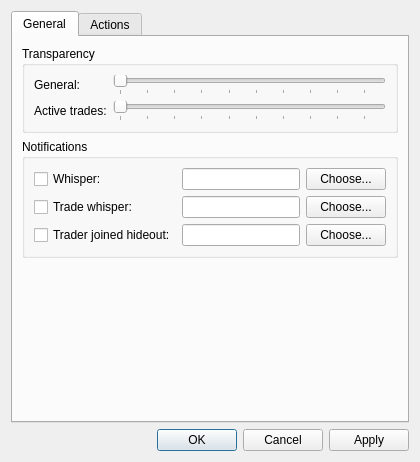
<?xml version="1.0" encoding="UTF-8"?>
<ui version="4.0">
 <class>SettingsDialog</class>
 <widget class="QDialog" name="SettingsDialog">
  <property name="geometry">
   <rect>
    <x>0</x>
    <y>0</y>
    <width>420</width>
    <height>462</height>
   </rect>
  </property>
  <property name="windowTitle">
   <string>Dialog</string>
  </property>
  <layout class="QVBoxLayout" name="verticalLayout">
   <item>
    <widget class="QTabWidget" name="tabWidget">
     <property name="currentIndex">
      <number>0</number>
     </property>
     <widget class="QWidget" name="tab">
      <attribute name="title">
       <string>General</string>
      </attribute>
      <layout class="QVBoxLayout" name="verticalLayout_2">
       <item>
        <widget class="QGroupBox" name="groupBox">
         <property name="title">
          <string>Transparency</string>
         </property>
         <layout class="QFormLayout" name="formLayout">
          <item row="0" column="0">
           <widget class="QLabel" name="label_3">
            <property name="text">
             <string>General:</string>
            </property>
           </widget>
          </item>
          <item row="0" column="1">
           <widget class="QSlider" name="horizontalSlider">
            <property name="maximum">
             <number>95</number>
            </property>
            <property name="orientation">
             <enum>Qt::Horizontal</enum>
            </property>
            <property name="tickPosition">
             <enum>QSlider::TicksBelow</enum>
            </property>
            <property name="tickInterval">
             <number>10</number>
            </property>
           </widget>
          </item>
          <item row="1" column="0">
           <widget class="QLabel" name="label_4">
            <property name="text">
             <string>Active trades:</string>
            </property>
           </widget>
          </item>
          <item row="1" column="1">
           <widget class="QSlider" name="horizontalSlider_2">
            <property name="maximum">
             <number>95</number>
            </property>
            <property name="orientation">
             <enum>Qt::Horizontal</enum>
            </property>
            <property name="tickPosition">
             <enum>QSlider::TicksBelow</enum>
            </property>
            <property name="tickInterval">
             <number>10</number>
            </property>
           </widget>
          </item>
         </layout>
        </widget>
       </item>
       <item>
        <widget class="QGroupBox" name="groupBox_2">
         <property name="title">
          <string>Notifications</string>
         </property>
         <layout class="QGridLayout" name="gridLayout">
          <item row="2" column="2">
           <widget class="QPushButton" name="pushButton_3">
            <property name="text">
             <string>Choose...</string>
            </property>
           </widget>
          </item>
          <item row="0" column="2">
           <widget class="QPushButton" name="pushButton">
            <property name="text">
             <string>Choose...</string>
            </property>
           </widget>
          </item>
          <item row="2" column="0">
           <widget class="QCheckBox" name="checkBox_3">
            <property name="text">
             <string>Trader joined hideout:</string>
            </property>
           </widget>
          </item>
          <item row="2" column="1">
           <widget class="QLineEdit" name="lineEdit_3">
            <property name="enabled">
             <bool>true</bool>
            </property>
           </widget>
          </item>
          <item row="0" column="1">
           <widget class="QLineEdit" name="lineEdit">
            <property name="enabled">
             <bool>true</bool>
            </property>
           </widget>
          </item>
          <item row="1" column="1">
           <widget class="QLineEdit" name="lineEdit_2">
            <property name="enabled">
             <bool>true</bool>
            </property>
           </widget>
          </item>
          <item row="1" column="2">
           <widget class="QPushButton" name="pushButton_2">
            <property name="text">
             <string>Choose...</string>
            </property>
           </widget>
          </item>
          <item row="1" column="0">
           <widget class="QCheckBox" name="checkBox_2">
            <property name="text">
             <string>Trade whisper:</string>
            </property>
           </widget>
          </item>
          <item row="0" column="0">
           <widget class="QCheckBox" name="checkBox">
            <property name="text">
             <string>Whisper:</string>
            </property>
           </widget>
          </item>
         </layout>
        </widget>
       </item>
       <item>
        <spacer name="verticalSpacer">
         <property name="orientation">
          <enum>Qt::Vertical</enum>
         </property>
         <property name="sizeHint" stdset="0">
          <size>
           <width>20</width>
           <height>110</height>
          </size>
         </property>
        </spacer>
       </item>
      </layout>
     </widget>
     <widget class="QWidget" name="tab_2">
      <attribute name="title">
       <string>Actions</string>
      </attribute>
     </widget>
    </widget>
   </item>
   <item>
    <widget class="QDialogButtonBox" name="buttonBox">
     <property name="orientation">
      <enum>Qt::Horizontal</enum>
     </property>
     <property name="standardButtons">
      <set>QDialogButtonBox::Apply|QDialogButtonBox::Cancel|QDialogButtonBox::Ok</set>
     </property>
    </widget>
   </item>
  </layout>
 </widget>
 <resources/>
 <connections>
  <connection>
   <sender>buttonBox</sender>
   <signal>accepted()</signal>
   <receiver>SettingsDialog</receiver>
   <slot>accept()</slot>
   <hints>
    <hint type="sourcelabel">
     <x>248</x>
     <y>254</y>
    </hint>
    <hint type="destinationlabel">
     <x>157</x>
     <y>274</y>
    </hint>
   </hints>
  </connection>
  <connection>
   <sender>buttonBox</sender>
   <signal>rejected()</signal>
   <receiver>SettingsDialog</receiver>
   <slot>reject()</slot>
   <hints>
    <hint type="sourcelabel">
     <x>316</x>
     <y>260</y>
    </hint>
    <hint type="destinationlabel">
     <x>286</x>
     <y>274</y>
    </hint>
   </hints>
  </connection>
 </connections>
</ui>
